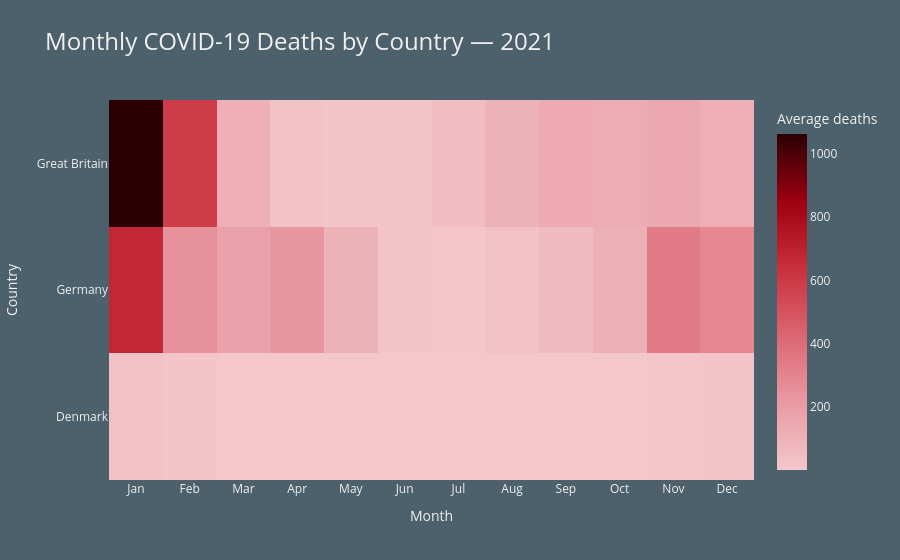

Notebook cell for this chart:
### Markdown cell above
## Heatmap: deaths by country and month

This heatmap shows average monthly deaths for Denmark, Germany, and Great Britain.

### Code cell
year_to_plot = 2021

heat_deaths = epi_monthly_agg[epi_monthly_agg["year"] == year_to_plot].copy()
heat_deaths["month_name"] = pd.Categorical(heat_deaths["month_name"], categories=month_order, ordered=True)
heat_deaths = heat_deaths.sort_values(["country", "month"])

fig = px.density_heatmap(
    heat_deaths,
    x="month_name",
    y="country",
    z="avg_deaths",
    histfunc="avg",
    color_continuous_scale=[
        [0.0, "#F3C7CC"],
        [0.20, "#E99AA3"],
        [0.40, "#DB6672"],
        [0.60, "#C92F3C"],
        [0.80, "#9D0011"],
        [1.00, "#2A0004"],
    ],
    title=f"Monthly COVID-19 Deaths by Country — {year_to_plot}"
)

fig.update_layout(
    paper_bgcolor="#4C616C",
    plot_bgcolor="#4C616C",
    font=dict(color="#F0F0F0"),
    title_font=dict(size=24, color="#F0F0F0"),
    xaxis_title="Month",
    yaxis_title="Country",
    coloraxis_colorbar=dict(
        title=dict(text="Average deaths", font=dict(color="#F0F0F0")),
        tickfont=dict(color="#F0F0F0")
    )
)

fig.update_xaxes(showgrid=False)
fig.update_yaxes(showgrid=False)

fig.show()

### Figure 1 — Plotly figure (JSON) as saved in the notebook; plotly's stock layout.template omitted (floating-point values rounded to 4 significant figures)
{"data": [{"coloraxis": "coloraxis", "histfunc": "avg", "hovertemplate": "month_name=%{x}<br>country=%{y}<br>avg of avg_deaths=%{z}<extra></extra>", "name": "", "type": "histogram2d", "x": ["Jan", "Feb", "Mar", "Apr", "May", "Jun", "Jul", "Aug", "Sep", "Oct", "Nov", "Dec", "Jan", "Feb", "Mar", "Apr", "May", "Jun", "Jul", "Aug", "Sep", "Oct", "Nov", "Dec", "Jan", "Feb", "Mar", "Apr", "May", "Jun", "Jul", "Aug", "Sep", "Oct", "Nov", "Dec"], "xaxis": "x", "xbingroup": "x", "y": ["Denmark", "Denmark", "Denmark", "Denmark", "Denmark", "Denmark", "Denmark", "Denmark", "Denmark", "Denmark", "Denmark", "Denmark", "Germany", "Germany", "Germany", "Germany", "Germany", "Germany", "Germany", "Germany", "Germany", "Germany", "Germany", "Germany", "Great Britain", "Great Britain", "Great Britain", "Great Britain", "Great Britain", "Great Britain", "Great Britain", "Great Britain", "Great Britain", "Great Britain", "Great Britain", "Great Britain"], "yaxis": "y", "ybingroup": "y", "z": [27.53, 9.332, 2.3, 2.29, 1.166, 0.6952, 0.4654, 1.041, 2.486, 1.959, 5.676, 10.75, 674.4, 251.6, 178.8, 224.3, 97.53, 10.53, 4.959, 27.69, 57.8, 107.6, 339.2, 290.9, 1063.0, 584.7, 115.0, 24.4, 9.793, 12.73, 49.76, 99.14, 136.1, 130.6, 146.6, 120.4]}], "layout": {"coloraxis": {"colorbar": {"tickfont": {"color": "#F0F0F0"}, "title": {"font": {"color": "#F0F0F0"}, "text": "Average deaths"}}, "colorscale": [[0, "#F3C7CC"], [0.2, "#E99AA3"], [0.4, "#DB6672"], [0.6, "#C92F3C"], [0.8, "#9D0011"], [1, "#2A0004"]]}, "font": {"color": "#F0F0F0"}, "legend": {"tracegroupgap": 0}, "paper_bgcolor": "#4C616C", "plot_bgcolor": "#4C616C", "title": {"font": {"color": "#F0F0F0", "size": 24}, "text": "Monthly COVID-19 Deaths by Country — 2021"}, "xaxis": {"anchor": "y", "domain": [0, 1], "showgrid": false, "title": {"text": "Month"}}, "yaxis": {"anchor": "x", "domain": [0, 1], "showgrid": false, "title": {"text": "Country"}}}}
